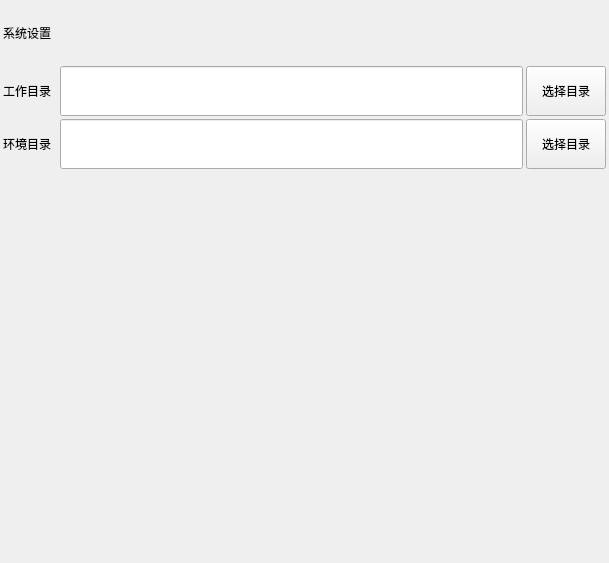
<?xml version="1.0" encoding="UTF-8"?>
<ui version="4.0">
 <class>SystemForm</class>
 <widget class="QWidget" name="SystemForm">
  <property name="geometry">
   <rect>
    <x>0</x>
    <y>0</y>
    <width>609</width>
    <height>563</height>
   </rect>
  </property>
  <property name="windowTitle">
   <string>Form</string>
  </property>
  <layout class="QGridLayout" name="gridLayout">
   <property name="leftMargin">
    <number>3</number>
   </property>
   <property name="topMargin">
    <number>3</number>
   </property>
   <property name="rightMargin">
    <number>3</number>
   </property>
   <property name="bottomMargin">
    <number>3</number>
   </property>
   <property name="spacing">
    <number>3</number>
   </property>
   <item row="2" column="3">
    <widget class="QLineEdit" name="LE_PythonPath">
     <property name="minimumSize">
      <size>
       <width>0</width>
       <height>50</height>
      </size>
     </property>
    </widget>
   </item>
   <item row="2" column="0">
    <widget class="QLabel" name="label_3">
     <property name="minimumSize">
      <size>
       <width>0</width>
       <height>50</height>
      </size>
     </property>
     <property name="text">
      <string>环境目录</string>
     </property>
    </widget>
   </item>
   <item row="2" column="4">
    <widget class="QPushButton" name="PB_PythonPath">
     <property name="minimumSize">
      <size>
       <width>0</width>
       <height>50</height>
      </size>
     </property>
     <property name="text">
      <string>选择目录</string>
     </property>
    </widget>
   </item>
   <item row="1" column="4">
    <widget class="QPushButton" name="PB_ViewWorkPath">
     <property name="minimumSize">
      <size>
       <width>0</width>
       <height>50</height>
      </size>
     </property>
     <property name="text">
      <string>选择目录</string>
     </property>
    </widget>
   </item>
   <item row="1" column="0">
    <widget class="QLabel" name="label_2">
     <property name="minimumSize">
      <size>
       <width>0</width>
       <height>50</height>
      </size>
     </property>
     <property name="text">
      <string>工作目录</string>
     </property>
    </widget>
   </item>
   <item row="3" column="0">
    <spacer name="verticalSpacer">
     <property name="orientation">
      <enum>Qt::Vertical</enum>
     </property>
     <property name="sizeHint" stdset="0">
      <size>
       <width>20</width>
       <height>364</height>
      </size>
     </property>
    </spacer>
   </item>
   <item row="0" column="0" colspan="5">
    <widget class="QLabel" name="label">
     <property name="minimumSize">
      <size>
       <width>0</width>
       <height>60</height>
      </size>
     </property>
     <property name="maximumSize">
      <size>
       <width>16777215</width>
       <height>60</height>
      </size>
     </property>
     <property name="styleSheet">
      <string notr="true">font: 18pt &quot;微软雅黑&quot;;</string>
     </property>
     <property name="text">
      <string>系统设置</string>
     </property>
    </widget>
   </item>
   <item row="1" column="3">
    <widget class="QLineEdit" name="LE_WorkPath">
     <property name="minimumSize">
      <size>
       <width>0</width>
       <height>50</height>
      </size>
     </property>
    </widget>
   </item>
  </layout>
 </widget>
 <resources/>
 <connections/>
</ui>
